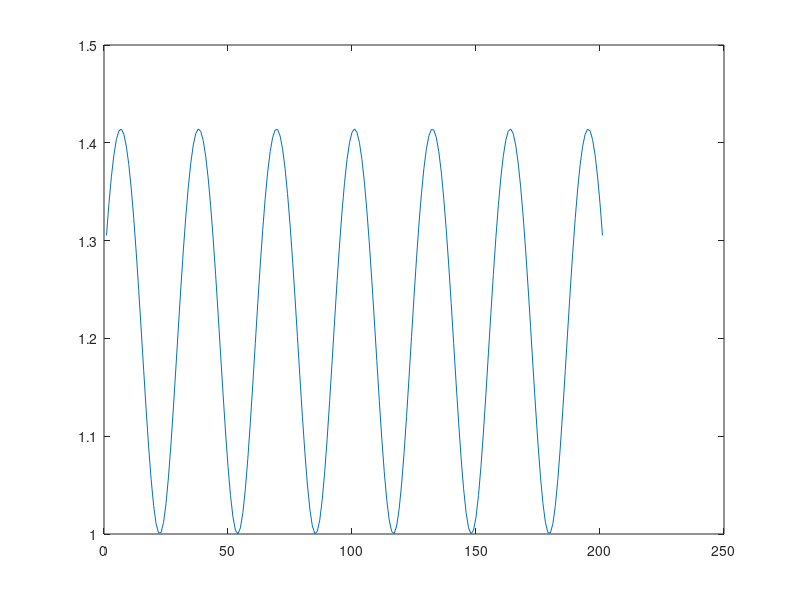

Reproduce this figure in MATLAB.
x = -10:0.1:10;
signal_i = square (pi);
signal_q = cos (x);
signal = signal_i + 1j .* signal_q;
% Plot the magnitude of the signal in the time domain
plot(abs(signal));
